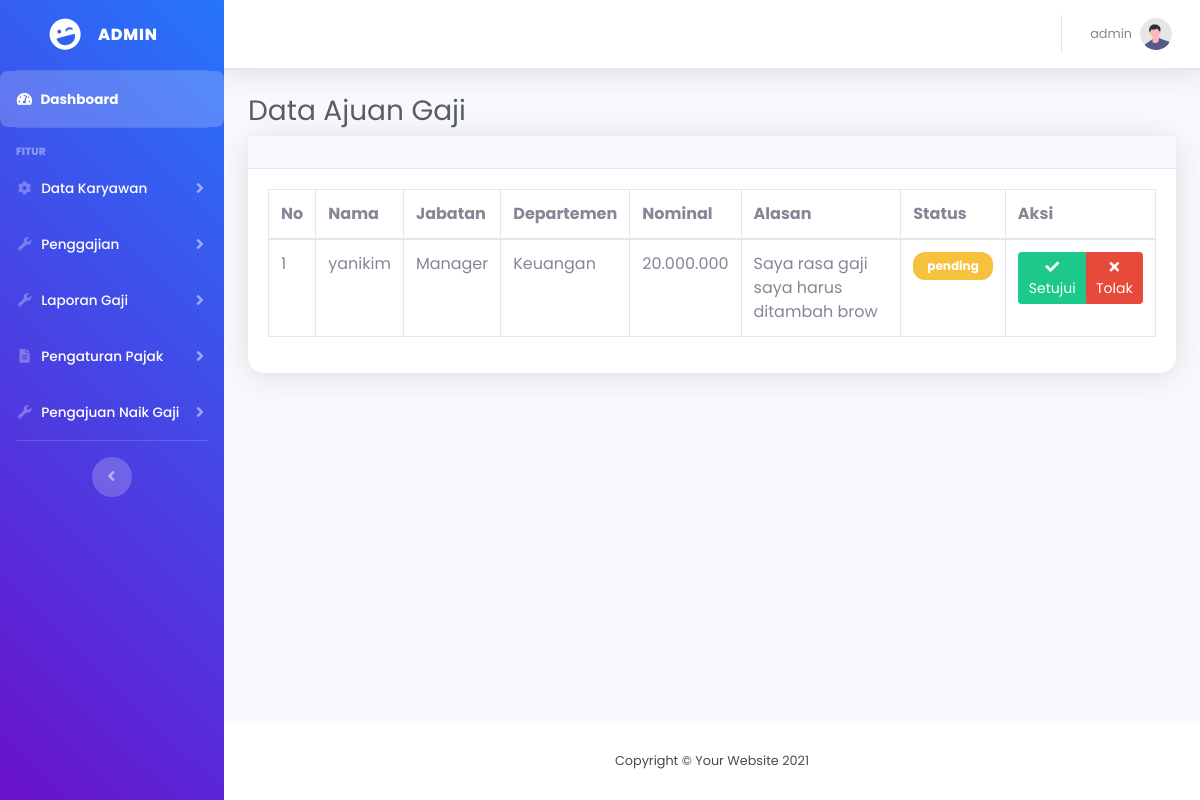
/admin/pengajuan.php (signed in), run on an earlier commit of the app's database.
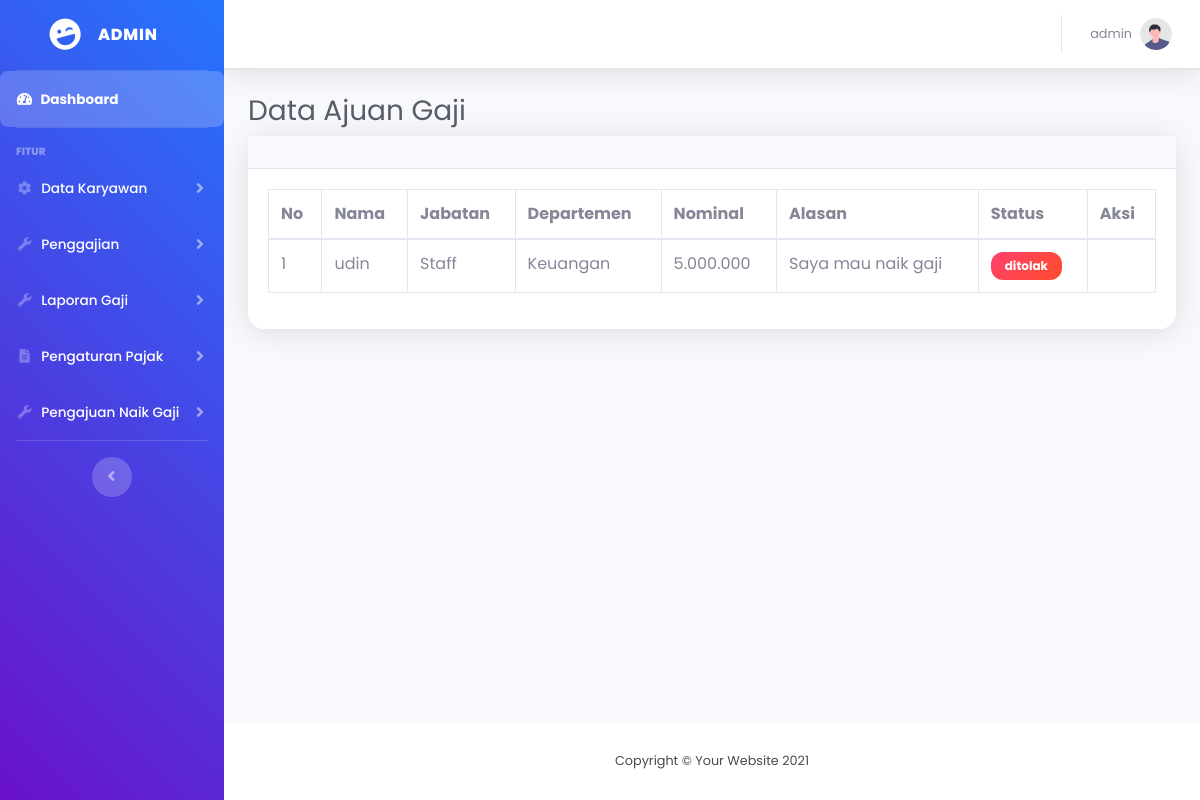
And on a later commit of the database.
### tables this page shows
CREATE TABLE `pengajuan` (
  `id` int(11) NOT NULL,
  `id_karyawan` int(11) NOT NULL,
  `nominal` decimal(10,0) NOT NULL,
  `alasan` text NOT NULL,
  `status` enum('pending','diterima','ditolak') NOT NULL
);

CREATE TABLE `karyawan` (
  `id` int(11) NOT NULL,
  `nama` varchar(100) NOT NULL,
  `email` varchar(255) NOT NULL,
  `username` varchar(255) NOT NULL,
  `password` varchar(255) NOT NULL,
  `jabatan` varchar(100) NOT NULL,
  `departemen` varchar(100) DEFAULT NULL,
  `gaji_pokok` decimal(15,2) NOT NULL,
  `status` enum('aktif','non-aktif') DEFAULT 'aktif',
  `tanggal_bergabung` date DEFAULT NULL
);

### admin/pengajuan.php (the view, shortened to what the changed rows need)
<?php
    include '../koneksi.php';
?>
<!DOCTYPE html>
<html lang="en">
<head>
    <link href="../assets/vendor/fontawesome-free/css/all.min.css" rel="stylesheet" type="text/css">
    <link href="../assets/css/sb-admin-2.min.css" rel="stylesheet">
</head>
<body id="page-top">
    <div id="wrapper">
        <div id="content-wrapper" class="d-flex flex-column">
            <div id="content">
                <div class="container-fluid">
                <h1 class="h3 mb-2 text-gray-800">Data Ajuan Gaji</h1>
                <div class="card shadow mb-4">
                    <div class="card-body">
                        <div class="table-responsive">
                            <table class="table table-bordered" id="dataTable" width="100%" cellspacing="0">
                                <thead>
                                    <tr>
                                        <th>No</th>
                                        <th>Nama</th>
                                        <th>Jabatan</th>
                                        <th>Departemen</th>
                                        <th>Nominal</th>
                                        <th>Alasan</th>
                                        <th>Status</th>
                                        <th>Aksi</th>
                                    </tr>
                                </thead>
                                <tbody>
                                    <?php
                                    $no = 1;
                                    $tampil = mysqli_query($koneksi, "SELECT p.*, k.nama, k.departemen, k.jabatan
                                                                    FROM pengajuan p
                                                                    JOIN karyawan k ON p.id_karyawan = k.id");
                                    while($data = mysqli_fetch_array($tampil)):
                                    ?>
                                    <tr>
                                        <td><?= $no++ ?></td>
                                        <td><?= $data['nama'] ?></td>
                                        <td><?= $data['jabatan'] ?></td>
                                        <td><?= $data['departemen'] ?></td>
                                        <td><?= number_format($data['nominal'], 0, ',', '.') ?></td>
                                        <td><?= $data['alasan'] ?></td>
                                        <?php if ($data['status'] == 'diterima'): ?>
                                        <td><span class="badge badge-success"><?= $data['status'] ?></span></td>
                                        <?php elseif ($data['status'] == 'pending'): ?>
                                        <td><span class="badge badge-warning"><?= $data['status'] ?></span></td>
                                        <?php else: ?>
                                        <td><span class="badge badge-danger"><?= $data['status'] ?></span></td>
                                        <?php endif; ?>
                                        <td>
                                            <?php if ($data['status'] == 'pending'): ?>
                                            <div class="btn-group" role="group">
                                                <a href="proses_setuju.php?id=<?= $data['id'] ?>" class="btn btn-success btn-sm" onclick="return confirm('Apakah Anda yakin menyetujui pengajuan ini?')">
                                                    <i class="fas fa-check"></i> Setujui
                                                </a>
                                                <a href="proses_tolak.php?id=<?= $data['id'] ?>" class="btn btn-danger btn-sm" onclick="return confirm('Apakah Anda yakin menolak pengajuan ini?')">
                                                    <i class="fas fa-times"></i> Tolak
                                                </a>
                                            </div>
                                            <?php endif; ?>
                                        </td>
                                    </tr>
                                    <?php endwhile; ?>
                                </tbody>
                            </table>
                        </div>
                    </div>
                </div>
                </div>
            </div>
        </div>
    </div>
</body>
</html>

What changed in the data, as far as the page shows it:
removed pengajuan: id_karyawan.nama "yanikim", id_karyawan.jabatan "Manager", id_karyawan.departemen "Keuangan", nominal "20.000.000", alasan "Saya rasa gaji saya harus ditambah brow", status "pending"
added pengajuan: id_karyawan.nama "udin", id_karyawan.jabatan "Staff", id_karyawan.departemen "Keuangan", nominal "5.000.000", alasan "Saya mau naik gaji", status "ditolak"
